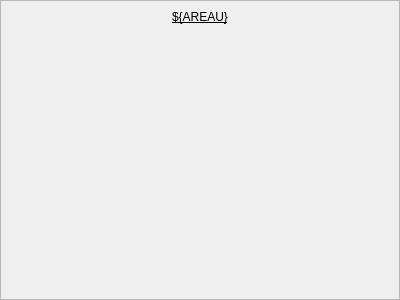
<?xml version="1.0" encoding="UTF-8"?>
<ui version="4.0">
 <class>Form</class>
 <widget class="QWidget" name="Form">
  <property name="geometry">
   <rect>
    <x>0</x>
    <y>0</y>
    <width>400</width>
    <height>300</height>
   </rect>
  </property>
  <property name="windowTitle">
   <string>Form</string>
  </property>
  <layout class="QGridLayout" name="gridLayout">
   <property name="leftMargin">
    <number>0</number>
   </property>
   <property name="topMargin">
    <number>0</number>
   </property>
   <property name="rightMargin">
    <number>0</number>
   </property>
   <property name="bottomMargin">
    <number>0</number>
   </property>
   <property name="spacing">
    <number>0</number>
   </property>
   <item row="0" column="0">
    <widget class="QScrollArea" name="scrollArea">
     <property name="widgetResizable">
      <bool>true</bool>
     </property>
     <widget class="QWidget" name="scrollAreaWidgetContents">
      <property name="geometry">
       <rect>
        <x>0</x>
        <y>0</y>
        <width>398</width>
        <height>298</height>
       </rect>
      </property>
      <layout class="QVBoxLayout" name="verticalLayout">
       <item>
        <widget class="PyDMLabel" name="PyDMLabel">
         <property name="font">
          <font>
           <underline>true</underline>
          </font>
         </property>
         <property name="toolTip">
          <string/>
         </property>
         <property name="text">
          <string>${AREAU}</string>
         </property>
         <property name="alignment">
          <set>Qt::AlignCenter</set>
         </property>
         <property name="rules" stdset="0">
          <string>[]</string>
         </property>
        </widget>
       </item>
       <item>
        <widget class="PyDMTemplateRepeater" name="PyDMTemplateRepeater">
         <property name="toolTip">
          <string/>
         </property>
         <property name="layoutSpacing" stdset="0">
          <number>1</number>
         </property>
         <property name="templateFilename" stdset="0">
          <string>$PYDM/mps/mps_cn3_global_inputs_embed.ui</string>
         </property>
         <property name="dataSource" stdset="0">
          <string>$PHYSICS_TOP/mps_configuration/current/display/areas/${AREA}_inputs_global.json</string>
         </property>
        </widget>
       </item>
       <item>
        <spacer name="verticalSpacer">
         <property name="orientation">
          <enum>Qt::Vertical</enum>
         </property>
         <property name="sizeHint" stdset="0">
          <size>
           <width>20</width>
           <height>40</height>
          </size>
         </property>
        </spacer>
       </item>
      </layout>
     </widget>
    </widget>
   </item>
  </layout>
 </widget>
 <customwidgets>
  <customwidget>
   <class>PyDMLabel</class>
   <extends>QLabel</extends>
   <header>pydm.widgets.label</header>
  </customwidget>
  <customwidget>
   <class>PyDMTemplateRepeater</class>
   <extends>QFrame</extends>
   <header>pydm.widgets.template_repeater</header>
  </customwidget>
 </customwidgets>
 <resources/>
 <connections/>
</ui>
